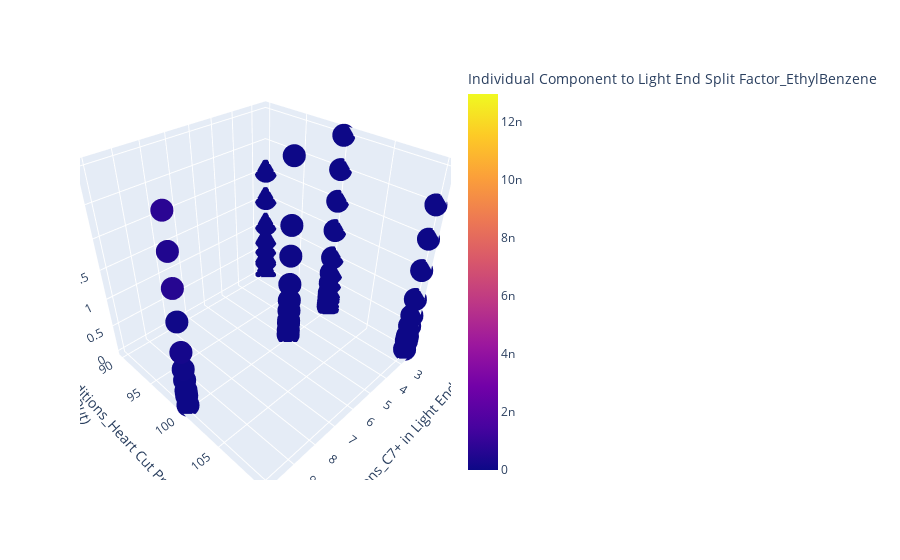

Notebook code for this chart:
### Code cell
for _ in range(1):
    idx = np.random.randint(0,163)
    fig = px.scatter_3d(df.sample(1000), 
                        x = case_col[1], 
                        y = case_col[2], 
                        z = case_col[3],
                        color = s_col[idx])
    fig.show()

### Figure 1 — Plotly figure (JSON) as saved in the notebook; plotly's stock layout.template omitted (floating-point values rounded to 4 significant figures; data arrays with more than 128 entries replaced by an {"elided": "..."} marker saying what was removed)
{"data": [{"hoverlabel": {"namelength": 0}, "hovertemplate": "Case Conditions_C7+ in Light End (Input)=%{x}<br>Case Conditions_Heart Cut Prod. Rate (Input)=%{y}<br>Case Conditions_C6P- in Heart Cut (Input)=%{z}<br>Individual Component to Light End Split Factor_EthylBenzene=%{marker.color}", "legendgroup": "", "marker": {"color": {"elided": "1000 float values"}, "coloraxis": "coloraxis", "symbol": "circle"}, "mode": "markers", "name": "", "scene": "scene", "showlegend": false, "type": "scatter3d", "x": {"elided": "1000 float values"}, "y": {"elided": "1000 int values"}, "z": {"elided": "1000 float values"}}], "layout": {"coloraxis": {"colorbar": {"title": {"text": "Individual Component to Light End Split Factor_EthylBenzene"}}, "colorscale": [[0, "#0d0887"], [0.1111, "#46039f"], [0.2222, "#7201a8"], [0.3333, "#9c179e"], [0.4444, "#bd3786"], [0.5556, "#d8576b"], [0.6667, "#ed7953"], [0.7778, "#fb9f3a"], [0.8889, "#fdca26"], [1, "#f0f921"]]}, "legend": {"tracegroupgap": 0}, "margin": {"t": 60}, "scene": {"domain": {"x": [0, 1], "y": [0, 1]}, "xaxis": {"title": {"text": "Case Conditions_C7+ in Light End (Input)"}}, "yaxis": {"title": {"text": "Case Conditions_Heart Cut Prod. Rate (Input)"}}, "zaxis": {"title": {"text": "Case Conditions_C6P- in Heart Cut (Input)"}}}}}
